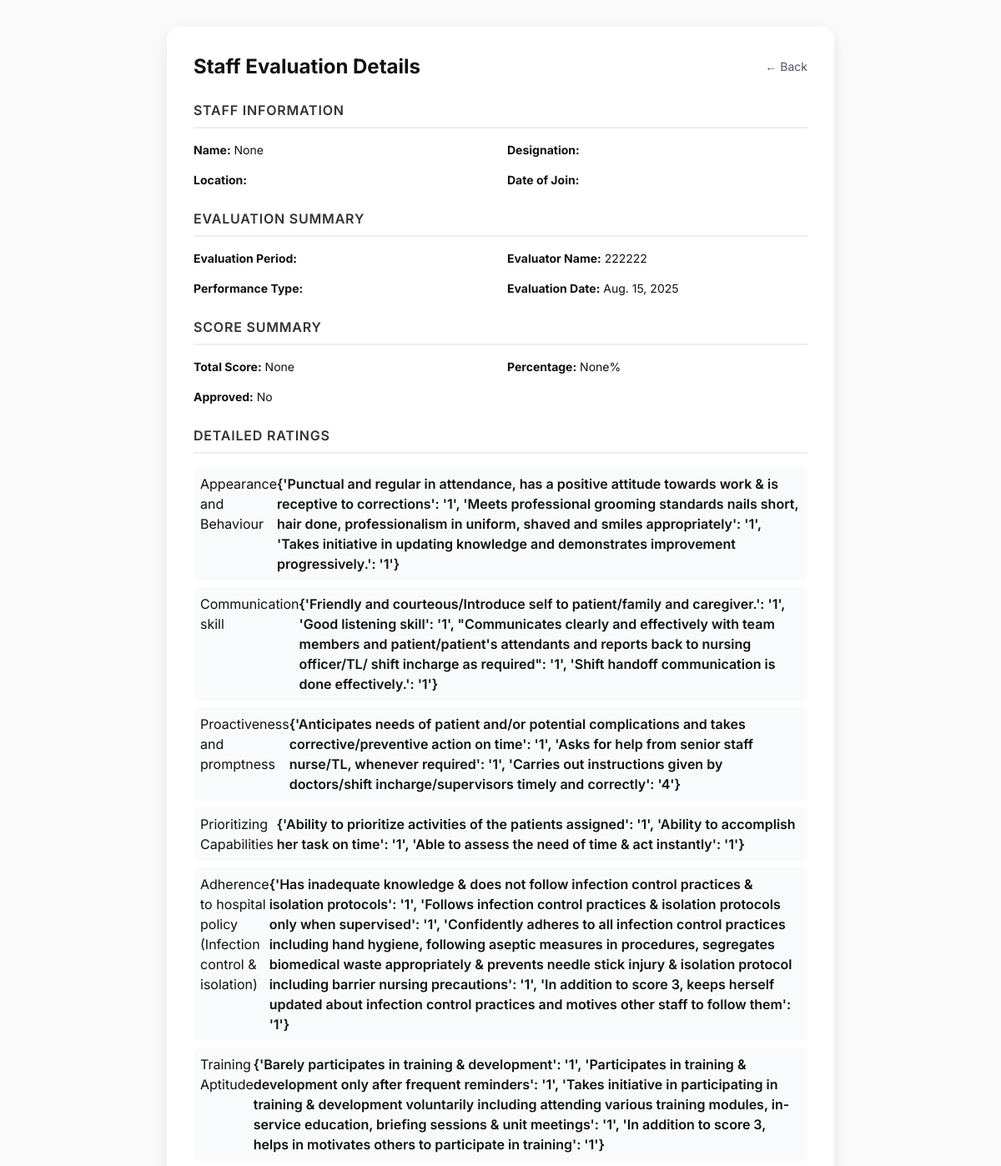
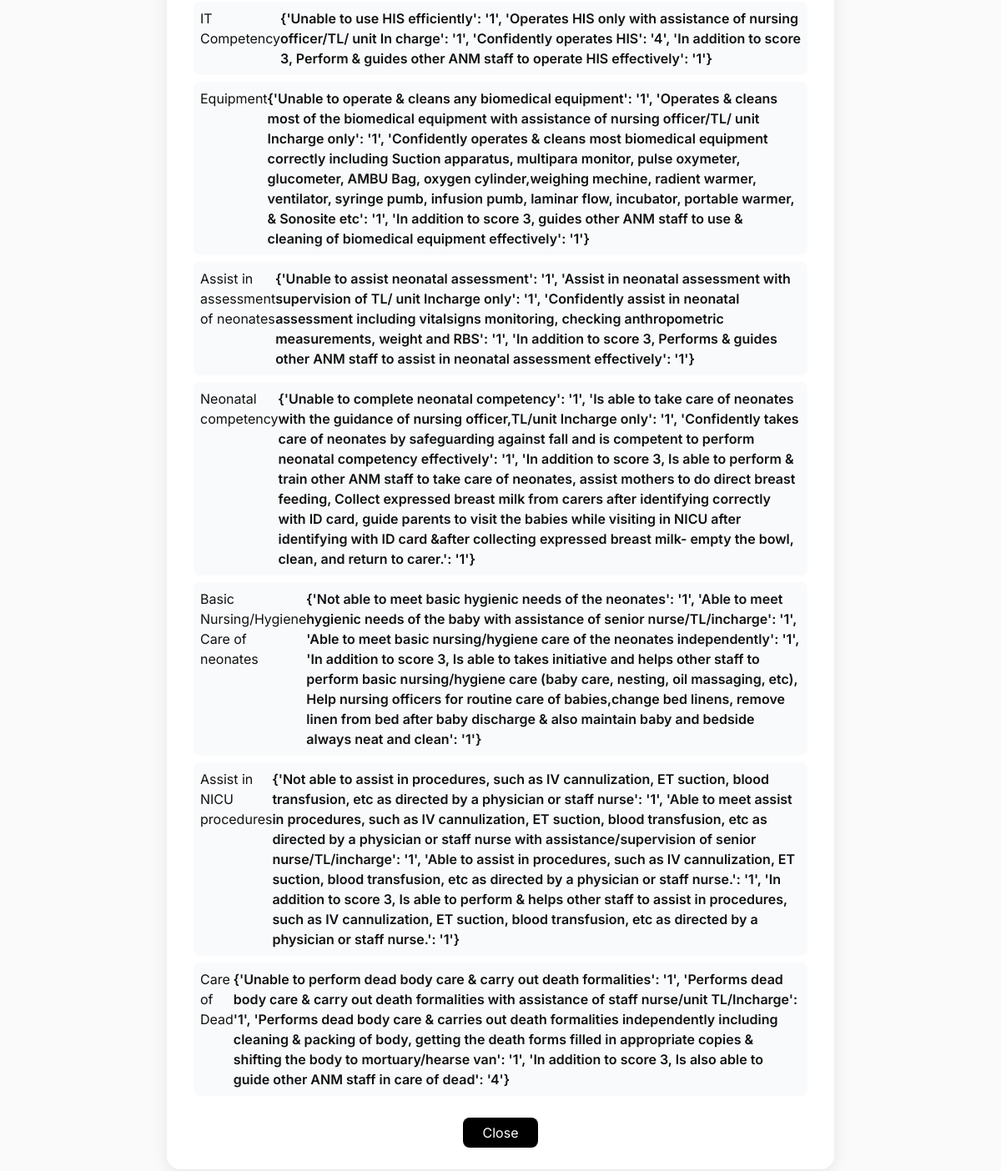
Screenshot of /nursing/assessment/1/view/ with the database file from the repository (2 pictures, top to bottom).
### nursing_department/models.py (models this page shows)
class Form1_assement(BaseModel):
    staff_profile = models.ForeignKey(
        StaffProfile,
        on_delete=models.SET_NULL,
        null=True,
        blank=True,
        related_name="assessments"
)
    evaluation_period = models.ForeignKey(
        Evalution_period,
        on_delete=models.CASCADE,
        blank=False,
        null=False,
        related_name="assessments"
    )
    evaluator_name = models.ForeignKey('users.Employee',on_delete=models.SET_NULL,blank=True,null=True)
    total_score = models.IntegerField(null=True,blank=True)
    percentage = models.FloatField(null=True,blank=True,validators=[MinValueValidator(0), MaxValueValidator(100)])
    data = JSONField(default=dict)
    evaluation_date = models.DateField(auto_now_add=True)
    approved_evalutor_id = models.CharField(max_length=6,blank=True,null=True)
    is_approved = models.BooleanField(default=False)
    form_name = models.ForeignKey(Name_of_Form,on_delete=models.SET_NULL, null=True,blank=True)
    staff_acknowdged = models.BooleanField(default=False)
    evaluation_year = models.IntegerField(default=datetime.now().year)
    class Meta:
        unique_together = ('staff_profile', 'evaluation_period')
        ordering = ['-evaluation_date']

### users/models.py (models this page shows)
class BaseModel(models.Model):
    created = models.DateTimeField(auto_now_add=True)
    updated = models.DateTimeField(auto_now=True)
    soft_delete = models.BooleanField(default=False)
    class Meta:
        abstract = True

class Employee(AbstractBaseUser, PermissionsMixin, BaseModel):
    username = models.CharField(max_length=100,blank=True,null=True)
    iqraa_id = models.CharField(unique=True, null=False, blank=False)
    password = models.CharField(max_length=128)
    is_incharge = models.BooleanField(default=False,
                                      help_text="Incharge Designation")
    is_staff = models.BooleanField(
        default=False,
        help_text="Designates whether the user can log into this admin site."
    )
    is_superuser = models.BooleanField(
        default=False,
        help_text="Designates that this user has all permissions without explicitly assigning them."
    )
    is_active = models.BooleanField(
        default=True,
        help_text="Designates whether this user should be treated as active."
    )
    department = models.ForeignKey(Department, on_delete=models.SET_NULL, null=True, blank=True,related_name='employees')
    location = models.ForeignKey(Location,on_delete=models.SET_NULL,blank=True,null=True)
    is_superint = models.BooleanField(default=False,help_text="nursing_superient")
    is_staff_nurse = models.BooleanField(default=False,help_text="for normal nursing staff")
    USERNAME_FIELD = 'iqraa_id'
    REQUIRED_FIELDS = []
    objects = EmployeeManager()
    def __str__(self):
        return str(self.iqraa_id)

### nursing_department/views.py (the view)
# urls.py: path('assessment/<int:pk>/view/', Form1AssessmentDetailView.as_view(), name='form1_view'),
class Form1AssessmentDetailView(DetailView):
    model = Form1_assement
    template_name = "nursing_admin/forms_detail.html"
    context_object_name = "assessment"
    def get_context_data(self, **kwargs):
        context = super().get_context_data(**kwargs)
        context["staff"] = self.object.staff_profile
        context["evaluator"] = self.object.evaluator_name
        return context

### nursing_department/templates/nursing_admin/forms_detail.html (shortened to what this page needs)
{% load static %}
<!DOCTYPE html>
<html lang="en">
<head>
  <script src="https://cdn.tailwindcss.com"></script>
</head>
<body>
  <div class="card">
    <div class="flex justify-between items-center mb-6">
      <h1 class="text-2xl font-bold">Staff Evaluation Details</h1>
      <a href="{% url 'nursing_department:my_forms' %}" class="text-gray-600 hover:text-black text-sm">← Back</a>
    </div>
    <h2 class="section-title">Staff Information</h2>
    <div class="grid grid-cols-2 gap-4 text-sm">
      <p><strong>Name:</strong> {{ assessment.staff_profile }}</p>
      <p><strong>Designation:</strong> {{ assessment.staff_profile.designation }}</p>
      <p><strong>Location:</strong> {{ assessment.staff_profile.location }}</p>
      <p><strong>Date of Join:</strong> {{ assessment.staff_profile.date_of_join }}</p>
    </div>
    <h2 class="section-title mt-6">Evaluation Summary</h2>
    <div class="grid grid-cols-2 gap-4 text-sm">
      <p><strong>Evaluation Period:</strong> {{ assessment.evaluation_period }}</p>
      <p><strong>Evaluator Name:</strong> {{ evaluator }}</p>
      <p><strong>Performance Type:</strong> {{ assessment.evaluation_perfomance }}</p>
      <p><strong>Evaluation Date:</strong> {{ assessment.evaluation_date }}</p>
    </div>
    <h2 class="section-title mt-6">Score Summary</h2>
    <div class="grid grid-cols-2 gap-4 text-sm">
      <p><strong>Total Score:</strong> {{ assessment.total_score }}</p>
      <p><strong>Percentage:</strong> {{ assessment.percentage }}%</p>
      <p><strong>Approved:</strong> {{ assessment.is_approved|yesno:"Yes,No" }}</p>
    </div>
    {% if assessment.data %}
    <h2 class="section-title mt-6">Detailed Ratings</h2>
    <div class="mt-2 space-y-2">
      {% for key, value in assessment.data.items %}
        <div class="flex justify-between bg-gray-50 rounded-lg p-2">
          <span>{{ key|capfirst }}</span>
          <span class="font-semibold">{{ value }}</span>
        </div>
      {% endfor %}
    </div>
    {% endif %}
    <div class="mt-8 text-center">
      <a href="{% url 'nursing_department:my_forms' %}" class="px-6 py-2 rounded-lg bg-black text-white hover:bg-gray-800">Close</a>
    </div>
  </div>
</body>
</html>

### nursing_department/templates/nursing_admin/forms_detail.html (style rules this page uses)
body { font-family: 'Inter', sans-serif; background: #fafafa; color: #111; }
.card { background: white; border-radius: 1rem; box-shadow: 0 6px 20px rgba(0,0,0,0.08); padding: 2rem; max-width: 800px; margin: 2rem auto; }
.section-title { border-bottom: 2px solid #eee; margin-bottom: 1rem; padding-bottom: .5rem; font-weight: 600; text-transform: uppercase; letter-spacing: .05em; color: #333; }

### rows the page displays
Form1_assement: staff_profile "None", evaluation_date "Aug. 15, 2025", total_score "None", percentage "None", is_approved "No"
Employee: iqraa "222222"

### other values shown
{{ key|capfirst }} "Appearance and Behaviour" "Communication skill" "Proactiveness and promptness" "Prioritizing Capabilities" "Adherence to hospital policy (Infection control & isolation)" "Training Aptitude" "IT Competency" "Equipment" "Assist in assessment of neonates" "Neonatal competency" "Basic Nursing/Hygiene Care of neonates" "Assist in NICU procedures" "Care of Dead"
{{ value }} "{'Ability to prioritize activities of the patients assigned': '1', 'Ability to accomplish her task on time': '1', 'Able to assess the need of time & act instantly': '1'}"
